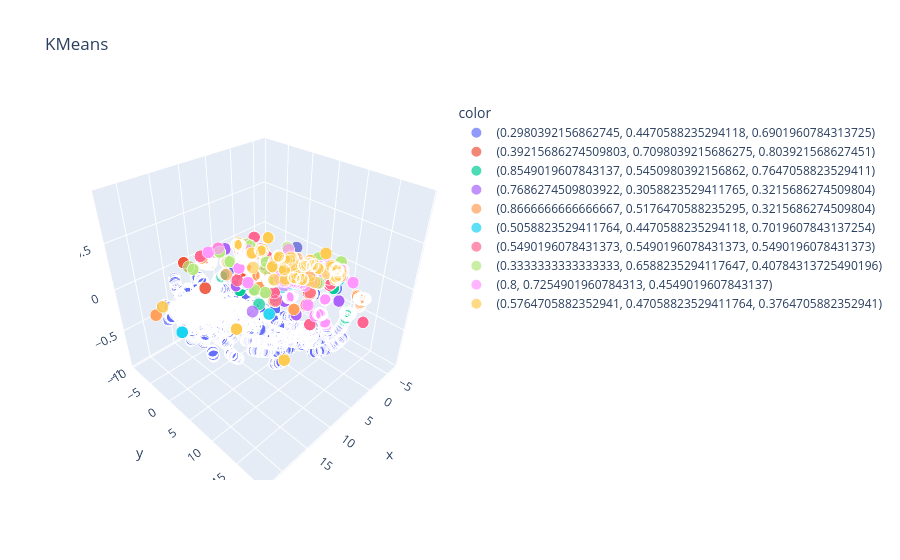

The code cell stored with this chart in its notebook:
### Markdown cell above
#### k-MEANS

### Code cell
import sklearn.cluster as cluster

plot_clusters(X_embedded_pca, cluster.KMeans, (), {'n_clusters':150})

### Figure 1 — Plotly figure (JSON) as saved in the notebook; plotly's stock layout.template omitted (floating-point values rounded to 4 significant figures; data arrays with more than 128 entries replaced by an {"elided": "..."} marker saying what was removed)
{"data": [{"hovertemplate": "color=(0.2980392156862745, 0.4470588235294118, 0.6901960784313725)<br>x=%{x}<br>y=%{y}<br>z=%{z}<br>size=%{marker.size}<extra></extra>", "legendgroup": "(0.2980392156862745, 0.4470588235294118, 0.6901960784313725)", "marker": {"color": "#636efa", "size": {"elided": "10390 int values"}, "sizemode": "area", "sizeref": 0.005, "symbol": "circle"}, "mode": "markers", "name": "(0.2980392156862745, 0.4470588235294118, 0.6901960784313725)", "scene": "scene", "showlegend": true, "type": "scatter3d", "x": {"elided": "10390 float values"}, "y": {"elided": "10390 float values"}, "z": {"elided": "10390 float values"}}, {"hovertemplate": "color=(0.39215686274509803, 0.7098039215686275, 0.803921568627451)<br>x=%{x}<br>y=%{y}<br>z=%{z}<br>size=%{marker.size}<extra></extra>", "legendgroup": "(0.39215686274509803, 0.7098039215686275, 0.803921568627451)", "marker": {"color": "#EF553B", "size": {"elided": "1456 int values"}, "sizemode": "area", "sizeref": 0.005, "symbol": "circle"}, "mode": "markers", "name": "(0.39215686274509803, 0.7098039215686275, 0.803921568627451)", "scene": "scene", "showlegend": true, "type": "scatter3d", "x": {"elided": "1456 float values"}, "y": {"elided": "1456 float values"}, "z": {"elided": "1456 float values"}}, {"hovertemplate": "color=(0.8549019607843137, 0.5450980392156862, 0.7647058823529411)<br>x=%{x}<br>y=%{y}<br>z=%{z}<br>size=%{marker.size}<extra></extra>", "legendgroup": "(0.8549019607843137, 0.5450980392156862, 0.7647058823529411)", "marker": {"color": "#00cc96", "size": {"elided": "1380 int values"}, "sizemode": "area", "sizeref": 0.005, "symbol": "circle"}, "mode": "markers", "name": "(0.8549019607843137, 0.5450980392156862, 0.7647058823529411)", "scene": "scene", "showlegend": true, "type": "scatter3d", "x": {"elided": "1380 float values"}, "y": {"elided": "1380 float values"}, "z": {"elided": "1380 float values"}}, {"hovertemplate": "color=(0.7686274509803922, 0.3058823529411765, 0.3215686274509804)<br>x=%{x}<br>y=%{y}<br>z=%{z}<br>size=%{marker.size}<extra></extra>", "legendgroup": "(0.7686274509803922, 0.3058823529411765, 0.3215686274509804)", "marker": {"color": "#ab63fa", "size": {"elided": "845 int values"}, "sizemode": "area", "sizeref": 0.005, "symbol": "circle"}, "mode": "markers", "name": "(0.7686274509803922, 0.3058823529411765, 0.3215686274509804)", "scene": "scene", "showlegend": true, "type": "scatter3d", "x": {"elided": "845 float values"}, "y": {"elided": "845 float values"}, "z": {"elided": "845 float values"}}, {"hovertemplate": "color=(0.8666666666666667, 0.5176470588235295, 0.3215686274509804)<br>x=%{x}<br>y=%{y}<br>z=%{z}<br>size=%{marker.size}<extra></extra>", "legendgroup": "(0.8666666666666667, 0.5176470588235295, 0.3215686274509804)", "marker": {"color": "#FFA15A", "size": {"elided": "1657 int values"}, "sizemode": "area", "sizeref": 0.005, "symbol": "circle"}, "mode": "markers", "name": "(0.8666666666666667, 0.5176470588235295, 0.3215686274509804)", "scene": "scene", "showlegend": true, "type": "scatter3d", "x": {"elided": "1657 float values"}, "y": {"elided": "1657 float values"}, "z": {"elided": "1657 float values"}}, {"hovertemplate": "color=(0.5058823529411764, 0.4470588235294118, 0.7019607843137254)<br>x=%{x}<br>y=%{y}<br>z=%{z}<br>size=%{marker.size}<extra></extra>", "legendgroup": "(0.5058823529411764, 0.4470588235294118, 0.7019607843137254)", "marker": {"color": "#19d3f3", "size": {"elided": "763 int values"}, "sizemode": "area", "sizeref": 0.005, "symbol": "circle"}, "mode": "markers", "name": "(0.5058823529411764, 0.4470588235294118, 0.7019607843137254)", "scene": "scene", "showlegend": true, "type": "scatter3d", "x": {"elided": "763 float values"}, "y": {"elided": "763 float values"}, "z": {"elided": "763 float values"}}, {"hovertemplate": "color=(0.5490196078431373, 0.5490196078431373, 0.5490196078431373)<br>x=%{x}<br>y=%{y}<br>z=%{z}<br>size=%{marker.size}<extra></extra>", "legendgroup": "(0.5490196078431373, 0.5490196078431373, 0.5490196078431373)", "marker": {"color": "#FF6692", "size": {"elided": "1129 int values"}, "sizemode": "area", "sizeref": 0.005, "symbol": "circle"}, "mode": "markers", "name": "(0.5490196078431373, 0.5490196078431373, 0.5490196078431373)", "scene": "scene", "showlegend": true, "type": "scatter3d", "x": {"elided": "1129 float values"}, "y": {"elided": "1129 float values"}, "z": {"elided": "1129 float values"}}, {"hovertemplate": "color=(0.3333333333333333, 0.6588235294117647, 0.40784313725490196)<br>x=%{x}<br>y=%{y}<br>z=%{z}<br>size=%{marker.size}<extra></extra>", "legendgroup": "(0.3333333333333333, 0.6588235294117647, 0.40784313725490196)", "marker": {"color": "#B6E880", "size": {"elided": "1049 int values"}, "sizemode": "area", "sizeref": 0.005, "symbol": "circle"}, "mode": "markers", "name": "(0.3333333333333333, 0.6588235294117647, 0.40784313725490196)", "scene": "scene", "showlegend": true, "type": "scatter3d", "x": {"elided": "1049 float values"}, "y": {"elided": "1049 float values"}, "z": {"elided": "1049 float values"}}, {"hovertemplate": "color=(0.8, 0.7254901960784313, 0.4549019607843137)<br>x=%{x}<br>y=%{y}<br>z=%{z}<br>size=%{marker.size}<extra></extra>", "legendgroup": "(0.8, 0.7254901960784313, 0.4549019607843137)", "marker": {"color": "#FF97FF", "size": {"elided": "1583 int values"}, "sizemode": "area", "sizeref": 0.005, "symbol": "circle"}, "mode": "markers", "name": "(0.8, 0.7254901960784313, 0.4549019607843137)", "scene": "scene", "showlegend": true, "type": "scatter3d", "x": {"elided": "1583 float values"}, "y": {"elided": "1583 float values"}, "z": {"elided": "1583 float values"}}, {"hovertemplate": "color=(0.5764705882352941, 0.47058823529411764, 0.3764705882352941)<br>x=%{x}<br>y=%{y}<br>z=%{z}<br>size=%{marker.size}<extra></extra>", "legendgroup": "(0.5764705882352941, 0.47058823529411764, 0.3764705882352941)", "marker": {"color": "#FECB52", "size": {"elided": "748 int values"}, "sizemode": "area", "sizeref": 0.005, "symbol": "circle"}, "mode": "markers", "name": "(0.5764705882352941, 0.47058823529411764, 0.3764705882352941)", "scene": "scene", "showlegend": true, "type": "scatter3d", "x": {"elided": "748 float values"}, "y": {"elided": "748 float values"}, "z": {"elided": "748 float values"}}], "layout": {"legend": {"itemsizing": "constant", "title": {"text": "color"}, "tracegroupgap": 0}, "scene": {"domain": {"x": [0, 1], "y": [0, 1]}, "xaxis": {"title": {"text": "x"}}, "yaxis": {"title": {"text": "y"}}, "zaxis": {"title": {"text": "z"}}}, "title": {"text": "KMeans"}}}
